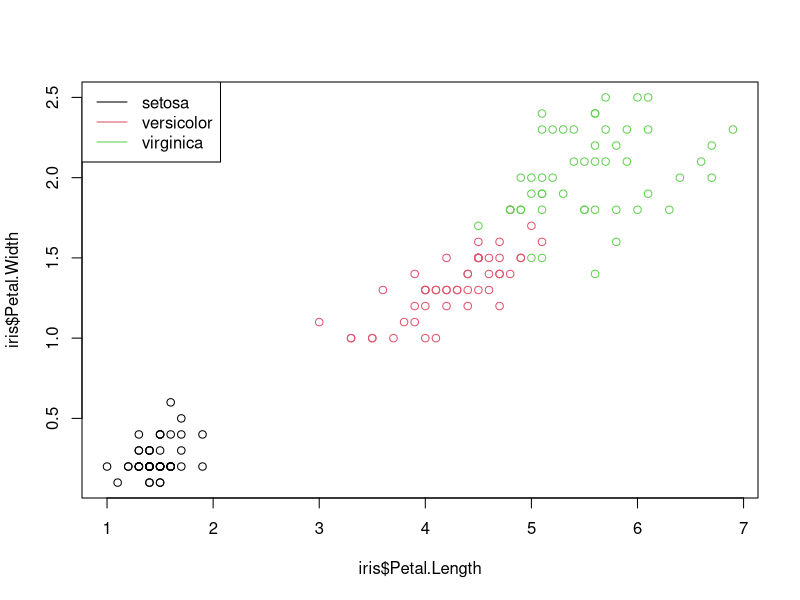
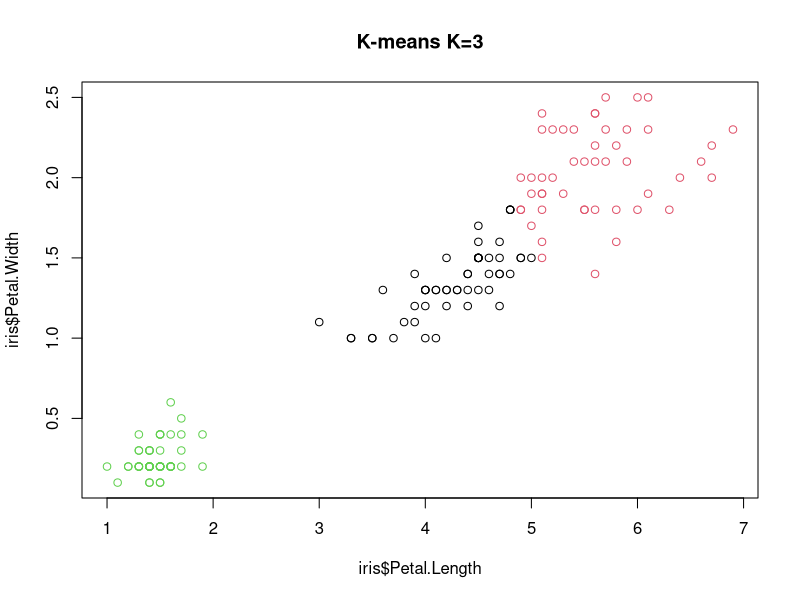
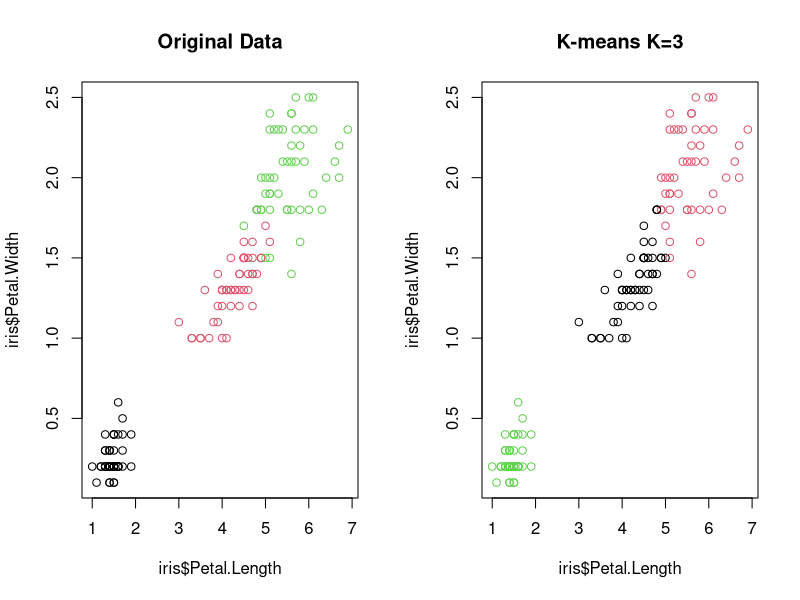

Write R code to recreate these figures, in order.
#In this exercise, we will see how K-means clustering works with real data 
#
#Iris dataset contains data about sepal length and width, petal length and width, 
#and species of flowers.
rm(list=ls())
library(datasets)
head(iris)


#When you explore the data, you may notice that petal length and petal width are similar 
#among the same species but varied considerably between different species 
#x<-iris$Species
plot(iris$Petal.Length,iris$Petal.Width, col=iris$Species)
legend("topleft", legend=c("setosa","versicolor","virginica"), col=c(1,2,3),lty=1)


#This is a very simple example. We can clearly see that there are three clusters.
#Let's try to actually cluster it with K-means. 
set.seed(20)
irisCluster <- kmeans(iris[,3:4], 3, nstart =20)
irisCluster


#Compare the clusters with actual the species 
table(irisCluster$cluster, iris$Species)


#As we can see, setosa species data got grouped into cluster 1 perfectly
#k-means worngly classified 4 versicolor data points and 2 virginica data points 
irisCluster$cluster <- as.factor(irisCluster$cluster)
plot(iris$Petal.Length,iris$Petal.Width,col=irisCluster$cluster,main="K-means K=3")


#Compare two plots side by side
par(mfrow=c(1,2))
plot(iris$Petal.Length,iris$Petal.Width, col=iris$Species,main="Original Data")
plot(iris$Petal.Length,iris$Petal.Width,col=irisCluster$cluster,main="K-means K=3")
par(mfrow=c(1,1))
